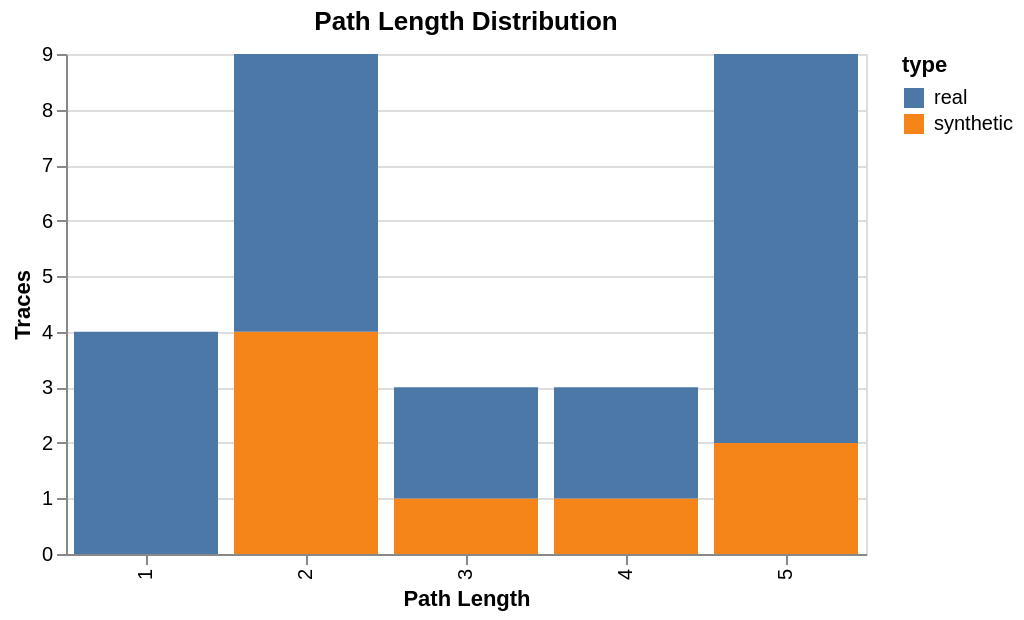

Write notebook code for a chart like this one.
### Code cell
// Path length distribution chart
const lenCounts = new Map<number, {synthetic: number, real: number}>();
for (const t of traces) {
  const len = t.path.length;
  if (!lenCounts.has(len)) lenCounts.set(len, { synthetic: 0, real: 0 });
  if (t.synthetic) lenCounts.get(len)!.synthetic++;
  else lenCounts.get(len)!.real++;
}

const lenData: Array<{length: number, count: number, type: string}> = [];
for (const [len, counts] of lenCounts) {
  lenData.push({ length: len, count: counts.synthetic, type: 'synthetic' });
  lenData.push({ length: len, count: counts.real, type: 'real' });
}

const lenSpec = {
  "$schema": "https://vega.github.io/schema/vega-lite/v5.json",
  "title": "Path Length Distribution",
  "width": 400,
  "height": 250,
  "data": { "values": lenData },
  "mark": "bar",
  "encoding": {
    "x": { "field": "length", "type": "ordinal", "title": "Path Length" },
    "y": { "field": "count", "type": "quantitative", "title": "Traces", "stack": true },
    "color": { "field": "type", "type": "nominal" },
    "tooltip": [{ "field": "length" }, { "field": "type" }, { "field": "count" }]
  }
};

await Deno.jupyter.display({ "application/vnd.vegalite.v5+json": lenSpec }, { raw: true });

### Figure 1 — Vega-Lite specification as saved in the notebook (floating-point values rounded to 4 significant figures)
{"$schema": "https://vega.github.io/schema/vega-lite/v5.json", "data": {"values": [{"count": 4, "length": 2, "type": "synthetic"}, {"count": 5, "length": 2, "type": "real"}, {"count": 1, "length": 3, "type": "synthetic"}, {"count": 2, "length": 3, "type": "real"}, {"count": 2, "length": 5, "type": "synthetic"}, {"count": 7, "length": 5, "type": "real"}, {"count": 1, "length": 4, "type": "synthetic"}, {"count": 2, "length": 4, "type": "real"}, {"count": 0, "length": 1, "type": "synthetic"}, {"count": 4, "length": 1, "type": "real"}]}, "encoding": {"color": {"field": "type", "type": "nominal"}, "tooltip": [{"field": "length"}, {"field": "type"}, {"field": "count"}], "x": {"field": "length", "title": "Path Length", "type": "ordinal"}, "y": {"field": "count", "stack": true, "title": "Traces", "type": "quantitative"}}, "height": 250, "mark": "bar", "title": "Path Length Distribution", "width": 400}
